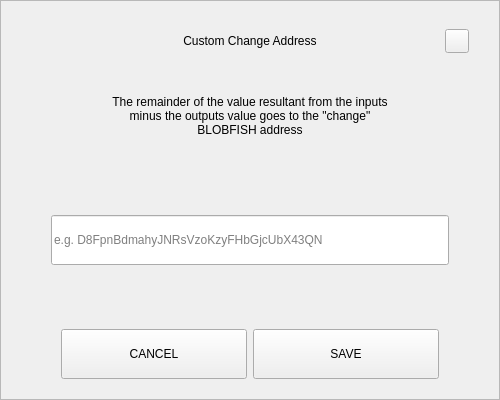
<?xml version="1.0" encoding="UTF-8"?>
<ui version="4.0">
 <class>SendChangeAddressDialog</class>
 <widget class="QDialog" name="SendChangeAddressDialog">
  <property name="geometry">
   <rect>
    <x>0</x>
    <y>0</y>
    <width>500</width>
    <height>400</height>
   </rect>
  </property>
  <property name="windowTitle">
   <string>Dialog</string>
  </property>
  <layout class="QVBoxLayout" name="verticalLayout">
   <property name="spacing">
    <number>0</number>
   </property>
   <property name="leftMargin">
    <number>0</number>
   </property>
   <property name="topMargin">
    <number>0</number>
   </property>
   <property name="rightMargin">
    <number>0</number>
   </property>
   <property name="bottomMargin">
    <number>0</number>
   </property>
   <item>
    <widget class="QFrame" name="frame">
     <property name="styleSheet">
      <string notr="true"/>
     </property>
     <property name="frameShape">
      <enum>QFrame::StyledPanel</enum>
     </property>
     <property name="frameShadow">
      <enum>QFrame::Raised</enum>
     </property>
     <layout class="QVBoxLayout" name="verticalLayout_2" stretch="0,0,0,0,0,0,0">
      <property name="spacing">
       <number>0</number>
      </property>
      <property name="leftMargin">
       <number>30</number>
      </property>
      <property name="topMargin">
       <number>20</number>
      </property>
      <property name="rightMargin">
       <number>30</number>
      </property>
      <property name="bottomMargin">
       <number>20</number>
      </property>
      <item>
       <layout class="QHBoxLayout" name="horizontalLayout_3">
        <property name="spacing">
         <number>0</number>
        </property>
        <item>
         <spacer name="horizontalSpacer_2">
          <property name="orientation">
           <enum>Qt::Horizontal</enum>
          </property>
          <property name="sizeHint" stdset="0">
           <size>
            <width>40</width>
            <height>20</height>
           </size>
          </property>
         </spacer>
        </item>
        <item>
         <widget class="QLabel" name="labelTitle">
          <property name="minimumSize">
           <size>
            <width>0</width>
            <height>40</height>
           </size>
          </property>
          <property name="maximumSize">
           <size>
            <width>16777215</width>
            <height>40</height>
           </size>
          </property>
          <property name="styleSheet">
           <string notr="true">padding-left:24px;</string>
          </property>
          <property name="text">
           <string>Custom Change Address</string>
          </property>
          <property name="alignment">
           <set>Qt::AlignCenter</set>
          </property>
          <property name="margin">
           <number>7</number>
          </property>
         </widget>
        </item>
        <item>
         <spacer name="horizontalSpacer">
          <property name="orientation">
           <enum>Qt::Horizontal</enum>
          </property>
          <property name="sizeHint" stdset="0">
           <size>
            <width>40</width>
            <height>20</height>
           </size>
          </property>
         </spacer>
        </item>
        <item>
         <widget class="QPushButton" name="btnEsc">
          <property name="minimumSize">
           <size>
            <width>24</width>
            <height>24</height>
           </size>
          </property>
          <property name="maximumSize">
           <size>
            <width>24</width>
            <height>24</height>
           </size>
          </property>
          <property name="focusPolicy">
           <enum>Qt::NoFocus</enum>
          </property>
          <property name="text">
           <string/>
          </property>
         </widget>
        </item>
       </layout>
      </item>
      <item>
       <spacer name="verticalSpacer_2">
        <property name="orientation">
         <enum>Qt::Vertical</enum>
        </property>
        <property name="sizeType">
         <enum>QSizePolicy::Fixed</enum>
        </property>
        <property name="sizeHint" stdset="0">
         <size>
          <width>20</width>
          <height>20</height>
         </size>
        </property>
       </spacer>
      </item>
      <item alignment="Qt::AlignHCenter">
       <widget class="QLabel" name="labelMessage">
        <property name="minimumSize">
         <size>
          <width>0</width>
          <height>70</height>
         </size>
        </property>
        <property name="text">
         <string>The remainder of the value resultant from the inputs minus the outputs value goes to the &quot;change&quot; BLOBFISH address</string>
        </property>
        <property name="alignment">
         <set>Qt::AlignCenter</set>
        </property>
        <property name="wordWrap">
         <bool>true</bool>
        </property>
       </widget>
      </item>
      <item>
       <spacer name="verticalSpacer_3">
        <property name="orientation">
         <enum>Qt::Vertical</enum>
        </property>
        <property name="sizeHint" stdset="0">
         <size>
          <width>20</width>
          <height>40</height>
         </size>
        </property>
       </spacer>
      </item>
      <item>
       <layout class="QHBoxLayout" name="horizontalLayout_2">
        <property name="spacing">
         <number>0</number>
        </property>
        <property name="leftMargin">
         <number>20</number>
        </property>
        <property name="rightMargin">
         <number>20</number>
        </property>
        <item>
         <widget class="QLineEdit" name="lineEditAddress">
          <property name="minimumSize">
           <size>
            <width>0</width>
            <height>50</height>
           </size>
          </property>
          <property name="placeholderText">
           <string notr="true">e.g. D8FpnBdmahyJNRsVzoKzyFHbGjcUbX43QN</string>
          </property>
         </widget>
        </item>
       </layout>
      </item>
      <item>
       <spacer name="verticalSpacer">
        <property name="orientation">
         <enum>Qt::Vertical</enum>
        </property>
        <property name="sizeHint" stdset="0">
         <size>
          <width>20</width>
          <height>40</height>
         </size>
        </property>
       </spacer>
      </item>
      <item>
       <layout class="QHBoxLayout" name="horizontalLayout" stretch="2,2">
        <property name="spacing">
         <number>6</number>
        </property>
        <property name="leftMargin">
         <number>30</number>
        </property>
        <property name="rightMargin">
         <number>30</number>
        </property>
        <item>
         <widget class="QPushButton" name="btnCancel">
          <property name="minimumSize">
           <size>
            <width>180</width>
            <height>50</height>
           </size>
          </property>
          <property name="focusPolicy">
           <enum>Qt::NoFocus</enum>
          </property>
          <property name="text">
           <string>CANCEL</string>
          </property>
         </widget>
        </item>
        <item>
         <widget class="QPushButton" name="btnSave">
          <property name="minimumSize">
           <size>
            <width>180</width>
            <height>50</height>
           </size>
          </property>
          <property name="focusPolicy">
           <enum>Qt::NoFocus</enum>
          </property>
          <property name="text">
           <string>SAVE</string>
          </property>
         </widget>
        </item>
       </layout>
      </item>
     </layout>
    </widget>
   </item>
  </layout>
 </widget>
 <resources/>
 <connections/>
</ui>
